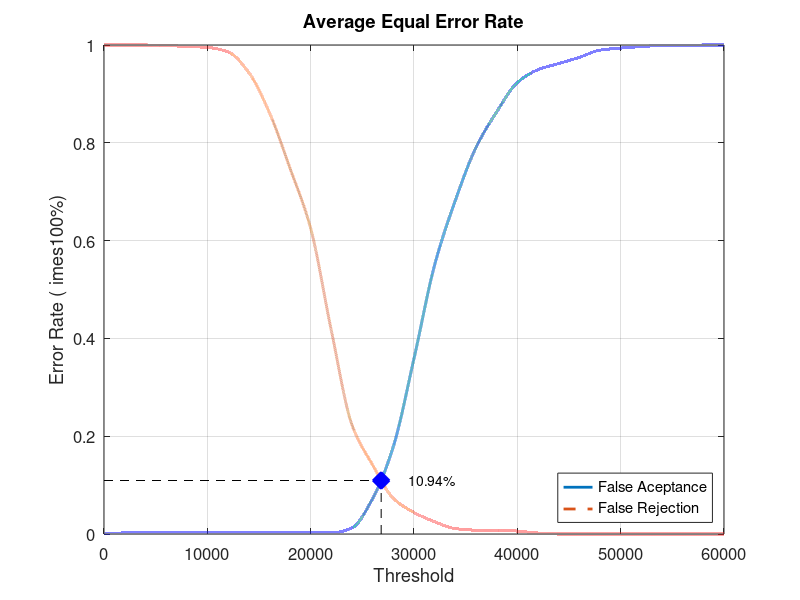
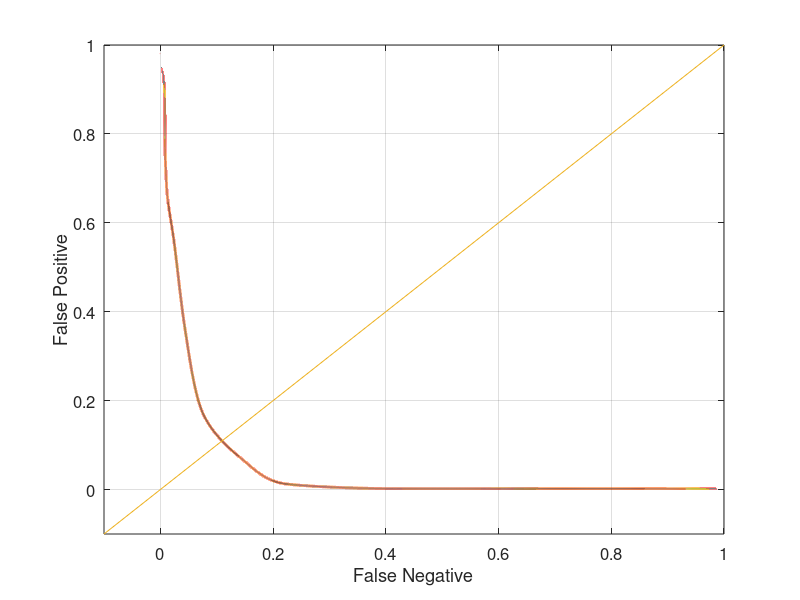

The MATLAB script that drew these images, in order:
close all;
clear;
clc;
x = 0:2000:60000;
xq = 0:0.5:60000;

y0 = [0 0.00210526 0.00210526 0.00210526 0.00210526 0.00210526 0.00210526 0.00210526 0.00210526 0.00210526 0.00210526 0.00210526 0.0126316 0.0726316 0.178947 0.358947 0.550526 0.682105 0.790526 0.863158 0.923158 0.949474 0.962105 0.974737 0.989474 0.993684 0.996842 0.998947 0.998947 1 1]
yy0 = interp1(x, y0, xq, 'pchip');
y1 = [1 1 1 0.999 0.997 0.995 0.986 0.944 0.862 0.748 0.625 0.416 0.223 0.141 0.073 0.044 0.025 0.011 0.008 0.008 0.006 0.002 0 0 0 0 0 0 0 0 0]
yy1 = interp1(x, y1, xq, 'pchip');

% Calculating EER: 
y2 = abs(y0 - y1);
find(y2 == min(y2))
yy2 = abs(yy0 - yy1);
xEER = find(yy2 == min(yy2));
xEERIndex = xq(xEER) % X-axis EER
yEER = yy0(xEER) % Y-axis EER

main = figure
plot(xq, yy0,'-','LineWidth', 2);	hold on
plot(xq, yy1,'--','LineWidth', 2);	hold on
plot([xEERIndex xEERIndex], [0 yEER], 'k--');	hold on
plot([0 xEERIndex], [yEER yEER], 'k--');	hold on
plot(xEERIndex, yEER, 'bx', 'LineWidth', 10);	hold on
text(xEERIndex + 10 * xEERIndex / 100, yEER, [num2str(round((10000 * yEER)) / 100) '%'])
legend('False Aceptance', 'False Rejection', 'Location', 'SouthEast')
xlabel('Threshold')
ylabel('Error Rate (	imes100%)')
title('Average Equal Error Rate')
set(gca, 'FontSize', 12)
axis([0 60000 0 1])
grid on

print(main, 'Database2AverageMain', '-dpng');
FNRxFPR = figure('Color', [1 1 1]);
plot(yy1, yy0, '-', yy1, yy0, 'LineWidth', 2);
hold on
y = -0.1:0.1:1
plot(y, y); 
set(gca, 'FontSize', 12)
xlabel('False Negative')
ylabel('False Positive')
axis([-0.1 1 -0.1 1])
set(gca, 'FontSize', 12)
grid on

print(FNRxFPR, 'Database2AverageFNRxFPR','-dpng');
